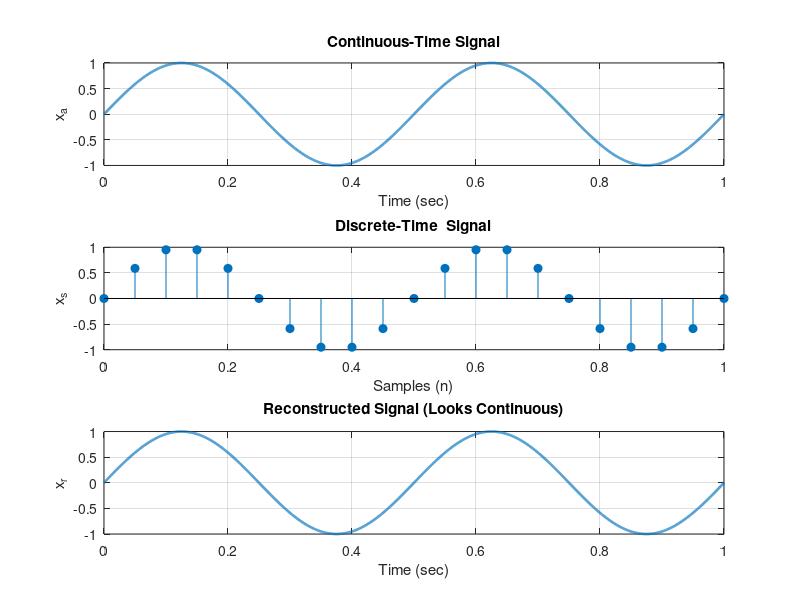

MATLAB code to generate this figure:
clc;
clear all;
close all;
% Required parameters
A  = 1;          % Amplitude
f  = 2;          % Signal frequency (Hz)
fs = 20;         % Sampling frequency (fs >> 2f)
T  = 1;          % Duration (sec)
% Continuous-time signal 
t = 0:0.0001:T;
xa = A*sin(2*pi*f*t);
% Sampling
n = 0:1/fs:T;
xs = A*sin(2*pi*f*n);
% Reconstruction by interpolation
xr = interp1(n, xs, t, 'spline');
% Plotting the graph
figure;
% Continuous signal
subplot(3,1,1);
plot(t, xa, 'LineWidth', 1.8);
grid on;
title('Continuous-Time Signal');
xlabel('Time (sec)');
ylabel('x_a');
% Discrete signal
subplot(3,1,2);
stem(n, xs, 'filled');
grid on;
title('Discrete-Time  Signal');
xlabel('Samples (n)');
ylabel('x_s');
% Reconstructed signal
subplot(3,1,3);
plot(t, xr, 'LineWidth', 1.8);
grid on;
title('Reconstructed Signal (Looks Continuous)');
xlabel('Time (sec)');
ylabel('x_r');
